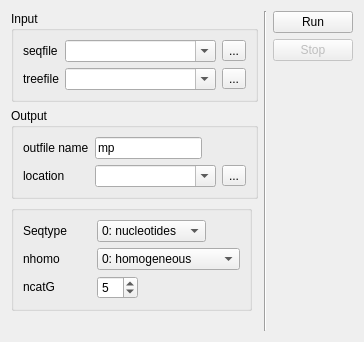
          <widget class="QWidget" name="page_5">
           <layout class="QGridLayout" name="gridLayout_53">
            <item row="0" column="0">
             <layout class="QGridLayout" name="gridLayout_52">
              <item row="0" column="0">
               <layout class="QGridLayout" name="gridLayout_47">
                <item row="0" column="0" colspan="2">
                 <layout class="QVBoxLayout" name="verticalLayout_7">
                  <item>
                   <widget class="QGroupBox" name="groupBox_15">
                    <property name="sizePolicy">
                     <sizepolicy hsizetype="Preferred" vsizetype="Fixed">
                      <horstretch>0</horstretch>
                      <verstretch>0</verstretch>
                     </sizepolicy>
                    </property>
                    <property name="title">
                     <string>Input</string>
                    </property>
                    <layout class="QGridLayout" name="gridLayout_44">
                     <item row="0" column="0">
                      <widget class="QLabel" name="label_53">
                       <property name="toolTip">
                        <string>The sequence data file.</string>
                       </property>
                       <property name="text">
                        <string>seqfile</string>
                       </property>
                      </widget>
                     </item>
                     <item row="0" column="1">
                      <widget class="QComboBox" name="comboBox_27">
                       <property name="sizePolicy">
                        <sizepolicy hsizetype="Expanding" vsizetype="Fixed">
                         <horstretch>0</horstretch>
                         <verstretch>0</verstretch>
                        </sizepolicy>
                       </property>
                       <property name="editable">
                        <bool>true</bool>
                       </property>
                      </widget>
                     </item>
                     <item row="0" column="2">
                      <widget class="QToolButton" name="toolButton_14">
                       <property name="text">
                        <string>...</string>
                       </property>
                      </widget>
                     </item>
                     <item row="1" column="0">
                      <widget class="QLabel" name="label_54">
                       <property name="toolTip">
                        <string>The tree structure file.</string>
                       </property>
                       <property name="text">
                        <string>treefile</string>
                       </property>
                      </widget>
                     </item>
                     <item row="1" column="1">
                      <widget class="QComboBox" name="comboBox_28">
                       <property name="sizePolicy">
                        <sizepolicy hsizetype="Expanding" vsizetype="Fixed">
                         <horstretch>0</horstretch>
                         <verstretch>0</verstretch>
                        </sizepolicy>
                       </property>
                       <property name="editable">
                        <bool>true</bool>
                       </property>
                      </widget>
                     </item>
                     <item row="1" column="2">
                      <widget class="QToolButton" name="toolButton_15">
                       <property name="text">
                        <string>...</string>
                       </property>
                      </widget>
                     </item>
                    </layout>
                   </widget>
                  </item>
                  <item>
                   <widget class="QGroupBox" name="groupBox_16">
                    <property name="sizePolicy">
                     <sizepolicy hsizetype="Preferred" vsizetype="Fixed">
                      <horstretch>0</horstretch>
                      <verstretch>0</verstretch>
                     </sizepolicy>
                    </property>
                    <property name="title">
                     <string>Output</string>
                    </property>
                    <layout class="QGridLayout" name="gridLayout_45">
                     <item row="0" column="0">
                      <widget class="QLabel" name="label_55">
                       <property name="toolTip">
                        <string>Main result file.</string>
                       </property>
                       <property name="text">
                        <string>outfile name</string>
                       </property>
                      </widget>
                     </item>
                     <item row="0" column="1">
                      <widget class="QLineEdit" name="lineEdit_4">
                       <property name="maximumSize">
                        <size>
                         <width>107</width>
                         <height>16777215</height>
                        </size>
                       </property>
                       <property name="text">
                        <string>mp</string>
                       </property>
                       <property name="dragEnabled">
                        <bool>true</bool>
                       </property>
                      </widget>
                     </item>
                     <item row="0" column="2">
                      <spacer name="horizontalSpacer_6">
                       <property name="orientation">
                        <enum>Qt::Horizontal</enum>
                       </property>
                       <property name="sizeHint" stdset="0">
                        <size>
                         <width>0</width>
                         <height>20</height>
                        </size>
                       </property>
                      </spacer>
                     </item>
                     <item row="1" column="0">
                      <widget class="QLabel" name="label_56">
                       <property name="text">
                        <string>location</string>
                       </property>
                      </widget>
                     </item>
                     <item row="1" column="1" colspan="2">
                      <widget class="QComboBox" name="comboBox_29">
                       <property name="sizePolicy">
                        <sizepolicy hsizetype="Expanding" vsizetype="Fixed">
                         <horstretch>0</horstretch>
                         <verstretch>0</verstretch>
                        </sizepolicy>
                       </property>
                       <property name="editable">
                        <bool>true</bool>
                       </property>
                      </widget>
                     </item>
                     <item row="1" column="3">
                      <widget class="QToolButton" name="toolButton_16">
                       <property name="text">
                        <string>...</string>
                       </property>
                      </widget>
                     </item>
                    </layout>
                   </widget>
                  </item>
                 </layout>
                </item>
                <item row="1" column="0">
                 <widget class="QGroupBox" name="groupBox_17">
                  <property name="sizePolicy">
                   <sizepolicy hsizetype="Preferred" vsizetype="Fixed">
                    <horstretch>0</horstretch>
                    <verstretch>0</verstretch>
                   </sizepolicy>
                  </property>
                  <property name="title">
                   <string/>
                  </property>
                  <layout class="QGridLayout" name="gridLayout_46">
                   <item row="0" column="0">
                    <widget class="QLabel" name="label_71">
                     <property name="sizePolicy">
                      <sizepolicy hsizetype="Fixed" vsizetype="Fixed">
                       <horstretch>0</horstretch>
                       <verstretch>0</verstretch>
                      </sizepolicy>
                     </property>
                     <property name="text">
                      <string>Seqtype       </string>
                     </property>
                    </widget>
                   </item>
                   <item row="0" column="1">
                    <widget class="QComboBox" name="comboBox_32">
                     <property name="sizePolicy">
                      <sizepolicy hsizetype="Fixed" vsizetype="Fixed">
                       <horstretch>0</horstretch>
                       <verstretch>0</verstretch>
                      </sizepolicy>
                     </property>
                     <item>
                      <property name="text">
                       <string>0: nucleotides</string>
                      </property>
                     </item>
                     <item>
                      <property name="text">
                       <string>2: amino acids</string>
                      </property>
                     </item>
                     <item>
                      <property name="text">
                       <string>3: binary</string>
                      </property>
                     </item>
                    </widget>
                   </item>
                   <item row="1" column="0">
                    <widget class="QLabel" name="label_69">
                     <property name="sizePolicy">
                      <sizepolicy hsizetype="Fixed" vsizetype="Fixed">
                       <horstretch>0</horstretch>
                       <verstretch>0</verstretch>
                      </sizepolicy>
                     </property>
                     <property name="text">
                      <string>nhomo</string>
                     </property>
                    </widget>
                   </item>
                   <item row="1" column="1">
                    <widget class="QComboBox" name="comboBox_30">
                     <property name="sizePolicy">
                      <sizepolicy hsizetype="Fixed" vsizetype="Fixed">
                       <horstretch>0</horstretch>
                       <verstretch>0</verstretch>
                      </sizepolicy>
                     </property>
                     <item>
                      <property name="text">
                       <string>0: homogeneous</string>
                      </property>
                     </item>
                     <item>
                      <property name="text">
                       <string>1: nonhomogeneous</string>
                      </property>
                     </item>
                    </widget>
                   </item>
                   <item row="2" column="0">
                    <widget class="QLabel" name="label_58">
                     <property name="sizePolicy">
                      <sizepolicy hsizetype="Fixed" vsizetype="Fixed">
                       <horstretch>0</horstretch>
                       <verstretch>0</verstretch>
                      </sizepolicy>
                     </property>
                     <property name="text">
                      <string>ncatG</string>
                     </property>
                    </widget>
                   </item>
                   <item row="2" column="1">
                    <widget class="QSpinBox" name="spinBox_9">
                     <property name="sizePolicy">
                      <sizepolicy hsizetype="Fixed" vsizetype="Fixed">
                       <horstretch>0</horstretch>
                       <verstretch>0</verstretch>
                      </sizepolicy>
                     </property>
                     <property name="value">
                      <number>5</number>
                     </property>
                    </widget>
                   </item>
                  </layout>
                 </widget>
                </item>
                <item row="1" column="1">
                 <spacer name="horizontalSpacer_9">
                  <property name="orientation">
                   <enum>Qt::Horizontal</enum>
                  </property>
                  <property name="sizeHint" stdset="0">
                   <size>
                    <width>0</width>
                    <height>20</height>
                   </size>
                  </property>
                 </spacer>
                </item>
               </layout>
              </item>
              <item row="0" column="1" rowspan="2">
               <widget class="Line" name="line_6">
                <property name="sizePolicy">
                 <sizepolicy hsizetype="Fixed" vsizetype="Preferred">
                  <horstretch>0</horstretch>
                  <verstretch>0</verstretch>
                 </sizepolicy>
                </property>
                <property name="orientation">
                 <enum>Qt::Vertical</enum>
                </property>
               </widget>
              </item>
              <item row="0" column="2" rowspan="2">
               <layout class="QVBoxLayout" name="verticalLayout_22">
                <item>
                 <widget class="QPushButton" name="pushButton_11">
                  <property name="text">
                   <string>Run</string>
                  </property>
                 </widget>
                </item>
                <item>
                 <widget class="QPushButton" name="pushButton_12">
                  <property name="enabled">
                   <bool>false</bool>
                  </property>
                  <property name="text">
                   <string>Stop</string>
                  </property>
                 </widget>
                </item>
                <item>
                 <widget class="QLabel" name="label_51">
                  <property name="text">
                   <string/>
                  </property>
                 </widget>
                </item>
               </layout>
              </item>
              <item row="1" column="0">
               <spacer name="horizontalSpacer_16">
                <property name="orientation">
                 <enum>Qt::Horizontal</enum>
                </property>
                <property name="sizeHint" stdset="0">
                 <size>
                  <width>0</width>
                  <height>20</height>
                 </size>
                </property>
               </spacer>
              </item>
             </layout>
            </item>
           </layout>
          </widget>
